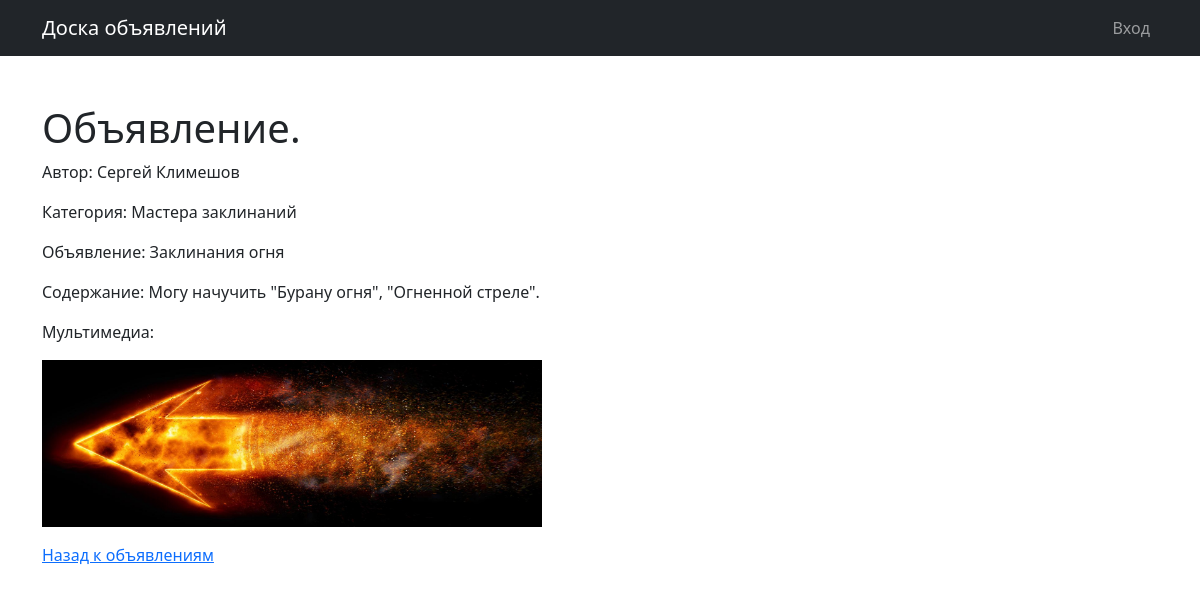
The page /5 on the database its author committed.
### Callboardapp/models.py (models this page shows, shortened)
class Call(models.Model):
   author = models.ForeignKey(Author, on_delete=models.CASCADE)
   category = models.ManyToManyField(Category, related_name='CategoryCall')
   title = models.CharField(max_length=64)
   text = models.TextField()
   content = RichTextUploadingField(blank=True)

class Author(models.Model):
   author_user = models.OneToOneField(User, on_delete=models.CASCADE)
   def __str__(self):
       return f'{self.author_user.first_name} {self.author_user.last_name} '

class Category(models.Model):
   name = models.CharField(max_length=64)
   def __str__(self):
       return f'{self.name}'

### Callboardapp/views.py (the view)
# urls.py: path('<int:pk>', CallDetail.as_view(), name='call_detail'),
class CallDetail(DetailView):
    model = Call
    template_name = 'call.html'
    context_object_name = 'call'
    def get_context_data(self, **kwargs):
        context = super().get_context_data(**kwargs)
        return context

### templates/call.html (shortened to what this page needs)
{% extends 'index.html' %}
{% block content %}
    <h1>Объявление.</h1>
    {% if call %}
        <p> Автор: {{ call.author }} </p>
        <p>
            {% for category in call.category.all %}
                <a> Категория: {{ category }} </a>
            {% endfor %}
        </p>
        <p> Объявление: {{ call.title }} </p>
        <p> Содержание: {{ call.text }} </p>
        <p> Мультимедиа: {{ call.content|safe }} </p>
    {% else %}
        <p> Нет такого объявления! </p>
    {% endif %}
<p>
<a href="{% url 'calls_list' %}">Назад к объявлениям</a>
</p>
{% endblock content %}

### rows shown on the page
Call: author "Сергей Климешов", title "Заклинания огня", text "Могу начучить \"Бурану огня\", \"Огненной стреле\".", content (picture)
Category: name "Мастера заклинаний"
